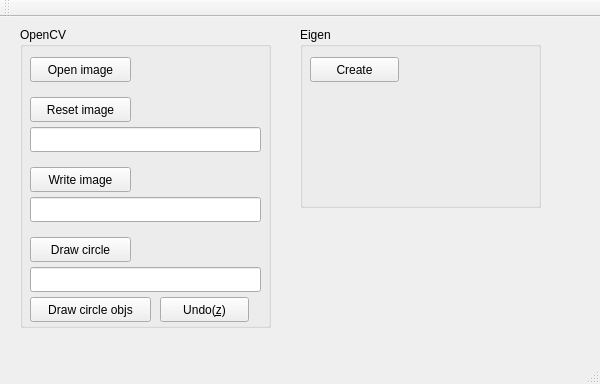
<?xml version="1.0" encoding="UTF-8"?>
<ui version="4.0">
 <class>MyQtApp</class>
 <widget class="QMainWindow" name="MyQtApp">
  <property name="geometry">
   <rect>
    <x>0</x>
    <y>0</y>
    <width>600</width>
    <height>384</height>
   </rect>
  </property>
  <property name="windowTitle">
   <string>MyQtApp</string>
  </property>
  <widget class="QWidget" name="centralWidget">
   <widget class="QGroupBox" name="groupBox_cv">
    <property name="geometry">
     <rect>
      <x>20</x>
      <y>10</y>
      <width>251</width>
      <height>301</height>
     </rect>
    </property>
    <property name="title">
     <string>OpenCV</string>
    </property>
    <widget class="QPushButton" name="pushButton_writeimage">
     <property name="geometry">
      <rect>
       <x>10</x>
       <y>140</y>
       <width>101</width>
       <height>25</height>
      </rect>
     </property>
     <property name="text">
      <string>Write image</string>
     </property>
    </widget>
    <widget class="QPushButton" name="pushButton_drawcircle">
     <property name="geometry">
      <rect>
       <x>10</x>
       <y>210</y>
       <width>101</width>
       <height>25</height>
      </rect>
     </property>
     <property name="text">
      <string>Draw circle</string>
     </property>
    </widget>
    <widget class="QLineEdit" name="lineEdit_imagename">
     <property name="geometry">
      <rect>
       <x>10</x>
       <y>170</y>
       <width>231</width>
       <height>25</height>
      </rect>
     </property>
    </widget>
    <widget class="QPushButton" name="pushButton_openimage">
     <property name="geometry">
      <rect>
       <x>10</x>
       <y>30</y>
       <width>101</width>
       <height>25</height>
      </rect>
     </property>
     <property name="text">
      <string>Open image</string>
     </property>
    </widget>
    <widget class="QLineEdit" name="lineEdit_circleparams">
     <property name="geometry">
      <rect>
       <x>10</x>
       <y>240</y>
       <width>231</width>
       <height>25</height>
      </rect>
     </property>
    </widget>
    <widget class="QPushButton" name="pushButton_resetimage">
     <property name="geometry">
      <rect>
       <x>10</x>
       <y>70</y>
       <width>101</width>
       <height>25</height>
      </rect>
     </property>
     <property name="text">
      <string>Reset image</string>
     </property>
    </widget>
    <widget class="QLineEdit" name="lineEdit_imagesize">
     <property name="geometry">
      <rect>
       <x>10</x>
       <y>100</y>
       <width>231</width>
       <height>25</height>
      </rect>
     </property>
    </widget>
    <widget class="QPushButton" name="pushButton_draw_circle_objects">
     <property name="geometry">
      <rect>
       <x>10</x>
       <y>270</y>
       <width>121</width>
       <height>25</height>
      </rect>
     </property>
     <property name="text">
      <string>Draw circle objs</string>
     </property>
    </widget>
    <widget class="QPushButton" name="pushButton_undo_circle">
     <property name="geometry">
      <rect>
       <x>140</x>
       <y>270</y>
       <width>89</width>
       <height>25</height>
      </rect>
     </property>
     <property name="text">
      <string>Undo(&amp;z)</string>
     </property>
    </widget>
   </widget>
   <widget class="QGroupBox" name="groupBox_eigen">
    <property name="geometry">
     <rect>
      <x>300</x>
      <y>10</y>
      <width>241</width>
      <height>181</height>
     </rect>
    </property>
    <property name="title">
     <string>Eigen</string>
    </property>
    <widget class="QPushButton" name="pushButton_create">
     <property name="geometry">
      <rect>
       <x>10</x>
       <y>30</y>
       <width>89</width>
       <height>25</height>
      </rect>
     </property>
     <property name="text">
      <string>Create</string>
     </property>
    </widget>
   </widget>
  </widget>
  <widget class="QMenuBar" name="menuBar">
   <property name="geometry">
    <rect>
     <x>0</x>
     <y>0</y>
     <width>600</width>
     <height>22</height>
    </rect>
   </property>
  </widget>
  <widget class="QToolBar" name="mainToolBar">
   <attribute name="toolBarArea">
    <enum>TopToolBarArea</enum>
   </attribute>
   <attribute name="toolBarBreak">
    <bool>false</bool>
   </attribute>
  </widget>
  <widget class="QStatusBar" name="statusBar"/>
 </widget>
 <layoutdefault spacing="6" margin="11"/>
 <resources/>
 <connections/>
</ui>
